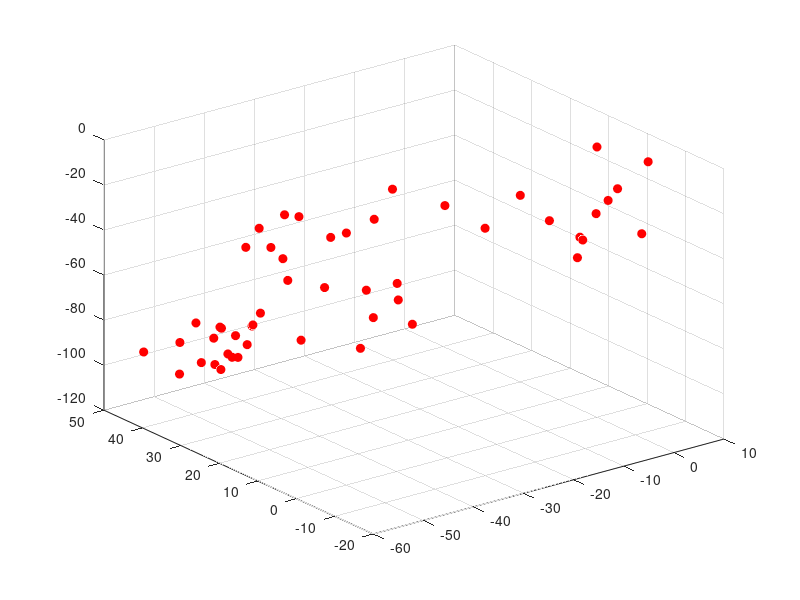

Source code (MATLAB): (Note: this script raises an error after producing the figure.)
%walking colors%
%Aslı Alpsoy
clear;clc;close all
a=-10;b=10;  % end ranges 
p=[0 ;0; 0]; % initial position
for j=[1 2 3 4 5 6]
    c=["red" "green" "blue" "cyan" "magenta" "black"];%color codes
    %1:red 2:green 3:blue 4:cyan 5:magenta 6:black
    for i=1:50 
        grid on
        h=plot3(p(1),p(2),p(3),'o','Color',c(j),'MarkerFaceColor',c(j)); 
        hold on
        r=a +(b-a)*rand(3,1);%random x-y-z coordinates in (a,b)
        p=p+r; %take the step              
    end
end